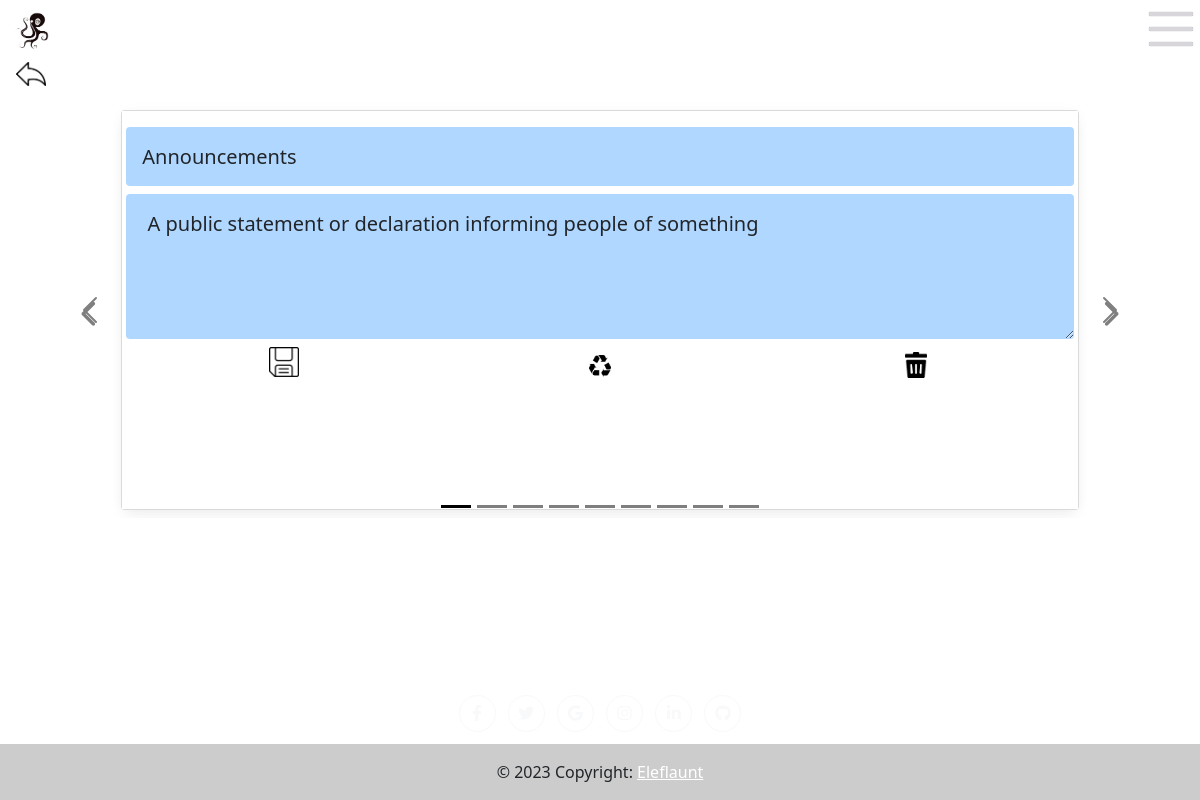
The page /carousel/1 (signed in) on the database its author committed.
### app.py (models this page shows, shortened)
class Card(db.Model):
    id = db.Column(db.Integer, primary_key=True)
    term = db.Column(db.String(50), nullable=False)
    content = db.Column(db.String(255), nullable=False)
    boc_2 = db.Column(db.String(255), nullable=True)
    boc_3 = db.Column(db.String(255), nullable=True)
    boc_4 = db.Column(db.String(255), nullable=True)
    img = db.Column(db.String(255), nullable=True)
    sound = db.Column(db.String(255), nullable=True)
    boc_id = db.Column(db.Float(10), nullable=True)
    box_id = db.Column(db.Float(10), nullable=True, default=0)
    interval = db.Column(db.Integer, default=1)
    time_updated = db.Column(db.DateTime, default=datetime.utcnow)
    times_asked = db.Column(db.Integer, default=0)
    times_correct = db.Column(db.Integer, default=0)
    times_correct_row = db.Column(db.Integer, default=0)
    create_method = db.Column(db.String(255), nullable=True)
    time_created = db.Column(db.DateTime, default=datetime.utcnow)
    category = db.Column(db.String(255), nullable=True)
    edited = db.Column(db.Integer, default=0)
    diff_lvl = db.Column(db.Float(100), default=1)

### app.py (the view, shortened to what this page needs)
@app.route("/carousel/<int:deck_id>", methods = ["GET", "POST"])
def carousel(deck_id):
    deck = Deck.query.filter_by(id=deck_id, user_id=current_user.id).first()
    cards = Card.query.filter(Card.decks.any(id=deck_id)).order_by(Card.id.desc()).all()
    return render_template("carousel.html", title="Carousel", deck=deck, cards=cards)

### app.py (called while the page is built)
@login_manager.user_loader
def load_user(user_id):
    return User.query.get(int(user_id))

@app.after_request
def after_request(response):
    response.headers["Cache-Control"] = "no-cache, no-store, must-revalidate"
    response.headers["Expires"] = 0
    response.headers["Pragma"] = "no-cache"
    return response

### templates/carousel.html (shortened to what this page needs)
{% extends "layout.html" %} {% block title %} Study {% endblock %}  {% block main_0 %}
        <a href="/viewdecks" class="m-3">
            <img src="\static\reply-arrow-outline-icon.png" alt="Return to decks" style="max-width:30px;max-height:30px;"
               title="Return to decks">
          </a>
<div id="carouselExampleDark" class="carousel carousel-dark slide" data-bs-ride="carousel" data-bs-interval="false">
    <div class="carousel-indicators">
        {% for card in cards %}
        {% if loop.index0 == 0 %}
        <button type="button" data-bs-target="#carouselExampleDark" data-bs-slide-to="{{loop.index0}}" class="active"
            aria-current="true" aria-label="Card {{loop.index}}"></button>
        {% else %}
        <button type="button" data-bs-target="#carouselExampleDark" data-bs-slide-to="{{loop.index0}}"
            aria-label="Card {{loop.index}}"></button>
        {% endif %}
        {% endfor %}
    </div>
    <div class="col-1">
        <button class="carousel-control-prev" type="button" data-bs-target="#carouselExampleDark" data-bs-slide="prev">
            <span class="carousel-control-prev-icon" aria-hidden="true"></span>
        </button>
    </div>
    <div class="col-10 ">
        <div class="carousel-inner">
            {% for card in cards %}
            {% if loop.index0 == 0 %}
            <div class="carousel-item active">
                <div class="card m-2 bg-light" style="min-height:400px">
                    <div class="card-body">
                        <form action="" method="post">
                            <div class="row">
                                <input name="term" class=" card-title border-0 input_0 form-control form-control-lg"
                                    type="text" id="card.id" placeholder="{{ card.term }}" value="{{ card.term }}"  />
                            </div>
                            <div class="row">
                                <textarea name="content"
                                    class="form-control card-text border-0 input_0 form-control form-control-lg"
                                    type="text" id="card.id" rows="3"
                                    placeholder="{{ card.content }}"> {{ card.content }}</textarea>
                            </div>
                            <div class="row mt-2 align-items-center justify-content-center">
                                <div class=" text-center col-4 align-items-center justify-content-center">
                                    <input type="image" src="\static\save-outline-icon.png"
                                        style="max-width:30px;max-height:30px;" value="Save" />
                                </div>
                                <div class=" col-4 text-center align-items-center justify-content-center">
                                    <a href="/regen_def/{{deck.id}}/{{card.id}}">
                                        <img src="\static\recycle-sign-icon.png" alt="Regenerate"
                                            style="max-width:30px;max-height:30px;" class="px-1" title="Regenerate">
                                    </a>
                                </div>
                                <div class=" col-4 text-center align-items-center justify-content-center">
                                    <a href="#"
                                        onclick="if (confirm('Are you sure you want to delete this card?')) { window.location.href = '/deletecard/{{deck.id}}/{{card.id}}'; }">
                                        <img src="\static\delete-icon.png" alt="Delete"
                                            style="max-width:30px;max-height:30px;" class="px-1" title="Delete">
                                    </a>
                                </div>
                            </div>
                    </div>
                </div>
            </div>
            {% endif %}
            {% endfor %}
        </div>
    </div>
    <div class="col-1">
        <button class="carousel-control-next" type="button" data-bs-target="#carouselExampleDark" data-bs-slide="next">
            <span class="carousel-control-next-icon" aria-hidden="true"></span>
        </button>
    </div>
</div>
{% endblock %}

### templates/layout.html (shortened to what this page needs)
<!DOCTYPE html>
<html lang="en">
<head>
    <link href="..\static\style.css" rel="stylesheet" />
</head>
<body>
    <link href="https://cdnjs.cloudflare.com/ajax/libs/font-awesome/6.0.0/css/all.min.css" rel="stylesheet" />
    <link href="https://cdnjs.cloudflare.com/ajax/libs/mdb-ui-kit/6.1.0/mdb.min.css" rel="stylesheet" />
    <div class = "row">
        <div class = "col align-left">
    <a href="/"><img src="\static\logo1_small.png" alt = "logo" class="responsive navbar-brand px-2" style="max-height: 60px;"></a>
</div>
<div class = "col d-flex justify-content-end">
    <div class="dropdown align-right">
            <img src="/static/navbar_toggler_img.png" class="dropdown-toggle m-1" type="button" id="dropdownMenu2" data-bs-toggle="dropdown" aria-expanded="false">
    </div>
</div>
    <main>
        {% block main_0 %}
        {% endblock %}
    </main>
    </div>
    <footer class="text-center site-footer">
        <a class="btn btn-outline-light btn-floating m-1" href="#!" role="button"><i class="fab fa-facebook-f"></i></a>
        <a class="btn btn-outline-light btn-floating m-1" href="#!" role="button"><i class="fab fa-twitter"></i></a>
        <a class="btn btn-outline-light btn-floating m-1" href="#!" role="button"><i class="fab fa-google"></i></a>
        <a class="btn btn-outline-light btn-floating m-1" href="#!" role="button"><i class="fab fa-instagram"></i></a>
        <a class="btn btn-outline-light btn-floating m-1" href="#!" role="button"><i class="fab fa-linkedin-in"></i></a>
        <a class="btn btn-outline-light btn-floating m-1" href="#!" role="button"><i class="fab fa-github"></i></a>
        <div class="text-center p-3 mt-2" style="background-color: rgba(0, 0, 0, 0.2);">
            © 2023 Copyright:
            <a class="text-white" href="https://mdbootstrap.com/">Eleflaunt</a>
        </div>
    </footer>
    <link href="https://cdn.jsdelivr.net/npm/bootstrap@5.1.3/dist/css/bootstrap.min.css"
 rel="stylesheet" />
</body>
</html>

### static/style.css (style rules this page uses)
.responsive { max-width: 100%; height: auto; }
footer { background-size: cover; }
body { background-color: white !important; background-size: cover; }
.row { --mdb-gutter-x: 0.5rem !important; }
.input_0 { background-color: white !important; color: black; }
.card { background-color: white !important; }
.card-body { background-color: white !important; }
.card-title { background-color: white !important; }
.card-text { background-color: white !important; }
body { display: flex; min-height: 100vh; flex-direction: column; }
.site-footer { margin-top: auto; }
main { flex-grow: 1; }
footer { background-color: white; }
.form-control { background-color: #B0D7FF !important; }
.slide { max-height: 100vh; width: 100vw; display: flex; align-items: center; flex-direction: row; justify-content: center; padding: 1rem; }

### rows shown on the page
Card: term "Announcements", content "A public statement or declaration informing people of something"
